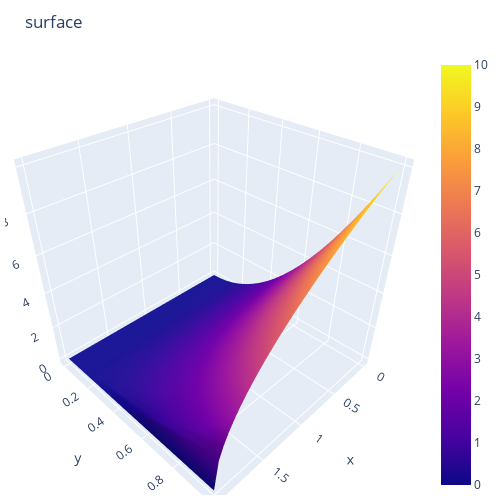

The code cell stored with this chart in its notebook:
### Code cell
sh_t, sh_x = U.shape
fig = go.Figure()
fig.add_surface(
    # contours = {
    #     "x": {"show": True, "start": 1.5, "end": 2, "size": 0.04, "color":"white"},
    #     "z": {"show": True, "start": 0.5, "end": 0.8, "size": 0.05}
    # },
    x = np.linspace(a, b, sh_x),
    y = np.linspace(0, T, sh_t),
    z = U
    )
# fig.add_scatter3d(name='scat_p', x=np.linspace(a, b, sh_1), y=np.linspace(0, T, sh_0), z=U, mode='markers',
#     marker=dict(size=10, color='black',colorscale='Reds'))
# fig.update_layout(
#         scene = {
#             "xaxis": {"nticks": 20},
#             "zaxis": {"nticks": 4},
#             'camera_eye': {"x": 0, "y": -1, "z": 0.5},
#             "aspectratio": {"x": 1, "y": 1, "z": 0.2}
#         })
fig.update_layout(title='surface', autosize=False,
                  width=500, height=500,
                  margin=dict(l=5, r=50, b=5, t=55))
fig.show()

### Figure 1 — Plotly figure (JSON) as saved in the notebook; plotly's stock layout.template omitted (floating-point values rounded to 4 significant figures; data arrays with more than 128 entries replaced by an {"elided": "..."} marker saying what was removed)
{"data": [{"type": "surface", "x": [0, 0.05, 0.1, 0.15, 0.2, 0.25, 0.3, 0.35, 0.4, 0.45, 0.5, 0.55, 0.6, 0.65, 0.7, 0.75, 0.8, 0.85, 0.9, 0.95, 1, 1.05, 1.1, 1.15, 1.2, 1.25, 1.3, 1.35, 1.4, 1.45, 1.5, 1.55, 1.6, 1.65, 1.7, 1.75, 1.8, 1.85, 1.9, 1.95, 2], "y": [0, 0.05, 0.1, 0.15, 0.2, 0.25, 0.3, 0.35, 0.4, 0.45, 0.5, 0.55, 0.6, 0.65, 0.7, 0.75, 0.8, 0.85, 0.9, 0.95, 1], "z": {"elided": "21x41 float values"}}], "layout": {"autosize": false, "height": 500, "margin": {"b": 5, "l": 5, "r": 50, "t": 55}, "title": {"text": "surface"}, "width": 500}}
